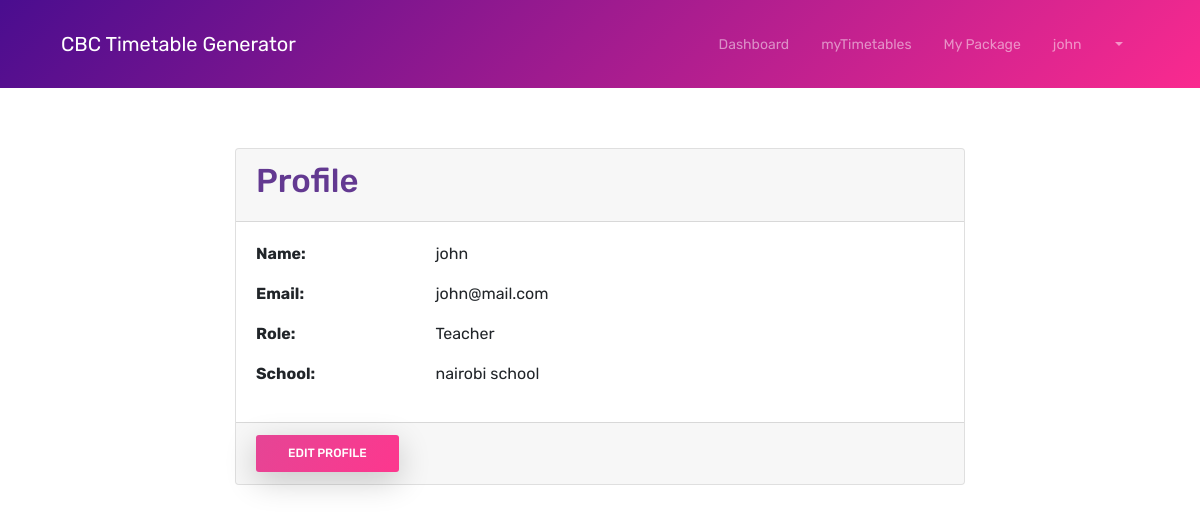
The page /auth/profile (signed in) on the database its author committed.
### app/models/user.py (models this page shows, shortened)
class User(UserMixin, db.Model):
    id = db.Column(db.Integer, primary_key=True)
    username = db.Column(db.String(64), nullable=False)
    email = db.Column(db.String(120), unique=True, nullable=False)
    password_hash = db.Column(db.String(128))
    role = db.Column(db.String(20), default='teacher')
    school_id = db.Column(db.Integer, db.ForeignKey('school.id'), nullable=False)
    is_active = db.Column(db.Boolean, default=True)
    created_at = db.Column(db.DateTime, default=db.func.current_timestamp())
    updated_at = db.Column(db.DateTime, default=db.func.current_timestamp(),
                          onupdate=db.func.current_timestamp())

### app/models/school.py (models this page shows, shortened)
class School(db.Model):
    id = db.Column(db.Integer, primary_key=True)
    name = db.Column(db.String(100), nullable=False)
    email = db.Column(db.String(120), unique=True, nullable=False)
    phone = db.Column(db.String(20))
    subscription_type = db.Column(db.String(20), default='basic')
    subscription_end_date = db.Column(db.DateTime)
    max_teachers = db.Column(db.Integer, default=10)
    created_at = db.Column(db.DateTime, default=datetime.utcnow)
    users = db.relationship('User', backref='school', lazy=True)
    classes = db.relationship('ClassStream', backref='school', lazy=True)
    subjects = db.relationship('Subject', backref='school', lazy=True)

### app/auth/routes.py (the view)
@bp.route('/profile')
@login_required
def profile():
    return render_template('auth/profile.html', title='Profile')

### app/models/user.py (called while the page is built)
@login_manager.user_loader
def load_user(id):
    return User.query.get(int(id))

### app/templates/auth/profile.html
{% extends "base.html" %}
{% block content %}
<div class="container mt-5">
    <div class="row">
        <div class="col-md-8 offset-md-2">
            <div class="card">
                <div class="card-header">
                    <h3>Profile</h3>
                </div>
                <div class="card-body">
                    <div class="row mb-3">
                        <div class="col-sm-3">
                            <strong>Name:</strong>
                        </div>
                        <div class="col-sm-9">
                            {{ current_user.username }}
                        </div>
                    </div>
                    <div class="row mb-3">
                        <div class="col-sm-3">
                            <strong>Email:</strong>
                        </div>
                        <div class="col-sm-9">
                            {{ current_user.email }}
                        </div>
                    </div>
                    <div class="row mb-3">
                        <div class="col-sm-3">
                            <strong>Role:</strong>
                        </div>
                        <div class="col-sm-9">
                            {{ current_user.role|title }}
                        </div>
                    </div>
                    <div class="row mb-3">
                        <div class="col-sm-3">
                            <strong>School:</strong>
                        </div>
                        <div class="col-sm-9">
                            {{ current_user.school.name }}
                        </div>
                    </div>
                </div>
                <div class="card-footer">
                    <a href="{{ url_for('auth.edit_profile') }}" class="btn btn-primary">Edit Profile</a>
                </div>
            </div>
        </div>
    </div>
</div>
{% endblock %}

### app/templates/base.html (shortened to what this page needs)
<!DOCTYPE html>
<html lang="en">
<head>
    <link rel="stylesheet" href="{{ url_for('static', filename='css/bootstrap.min.css') }}">
    <link rel="stylesheet" href="{{ url_for('static', filename='css/themify-icons.css') }}">
    <link rel="stylesheet" href="{{ url_for('static', filename='css/owl.carousel.min.css') }}">
    <link href="{{ url_for('static', filename='css/style.css') }}" rel="stylesheet">
    <link href="{{ url_for('static', filename='dashboard.css') }}" rel="stylesheet">
    <link href="{{ url_for('static', filename='css2/style.css') }}" rel="stylesheet">
</head>
<body>
    <div class="nav-menu fixed-top">
        <div class="container">
            <div class="row">
                <div class="col-md-12">
                    <nav class="navbar navbar-dark navbar-expand-lg">
                        <a class="navbar-brand" href="{{ url_for('main.index') }}"> CBC Timetable Generator</a>
                        <div class="collapse navbar-collapse" id="navbar">
                            <ul class="navbar-nav ml-auto">
                                {% if current_user.is_authenticated %}
                                <li class="nav-item">
                                    <a class="nav-link" href="{{ url_for('admin.dashboard') }}">Dashboard</a>
                                </li>
                                {% endif %}
                            </ul>
                            <ul class="navbar-nav">
                                {% if current_user.is_authenticated %}
                                <li class="nav-item">
                                    <a class="nav-link" href="{{  url_for('admin.new_timetable')  }}">myTimetables</a>
                                </li>
                                <li class="nav-item">
                                    <a class="nav-link" href="{{ url_for('admin.dashboard') }}">My Package</a>
                                </li>
                                <li class="nav-item dropdown">
                                    <a class="nav-link dropdown-toggle" href="#" id="navbarDropdown" role="button"
                                        data-bs-toggle="dropdown">
                                        {{ current_user.username }}
                                    </a>
                                </li>
                                {% endif %}
                            </ul>
                        </div>
                    </nav>
                </div>
            </div>
        </div>
    </div>
    <div class="content" style="padding-top: 100px;">
        {% block content %}{% endblock %}
    </div>
</body>
</html>

### app/static/css/style.css (style rules this page uses)
body { font-family: 'Rubik', sans-serif; position: relative; }
a { color: #e38cb7; }
h3 { color: #633991; font-size: 33px; font-weight: 500; }
.btn { font-size: 12px; font-weight: 400; text-transform: uppercase; padding: 0.375rem 1.35rem; transition: all 0.3s ease; }
.btn-primary { border-radius: 3px; background-image: -moz-linear-gradient( 122deg, #e54595 0%, #fd378e 100%); background-image: -webkit-linear-gradient( 122deg, #e54595 0%, #fd378e 100%); background-image: -ms-linear-gradient( 122deg, #e54595 0%, #fd378e 100%); background-image: linear-gradient( 122deg, #e54595 0%, #fd378e 100%); box-shadow: 0px 9px 32px 0px rgba(0, 0, 0, 0.2); font-weight: 500; padding: 0.6rem 2rem; border: 0; }
.nav-menu { padding: 1rem 0; transition: all 0.3s ease; background-color: rgb(74, 13, 143); background: -moz-linear-gradient(135deg, rgb(74, 13, 143) 0%, rgb(250, 42, 143) 100%); background: -webkit-linear-gradient(135deg, rgb(74, 13, 143) 0%, rgb(250, 42, 143) 100%); background: linear-gradient(135deg, rgb(74, 13, 143) 0%, rgb(250, 42, 143) 100%); }
.navbar-nav .nav-link { position: relative; }
@media (min-width: 992px) { .navbar-expand-lg .navbar-nav .nav-link { padding-right: 1rem; padding-left: 1rem; font-size: 14px; } }
.nav-link { display: flex; align-items: center; gap: 30px; }

### rows shown on the page
User: username "john", email "john@mail.com", role "Teacher"
School: school.name "nairobi school"
